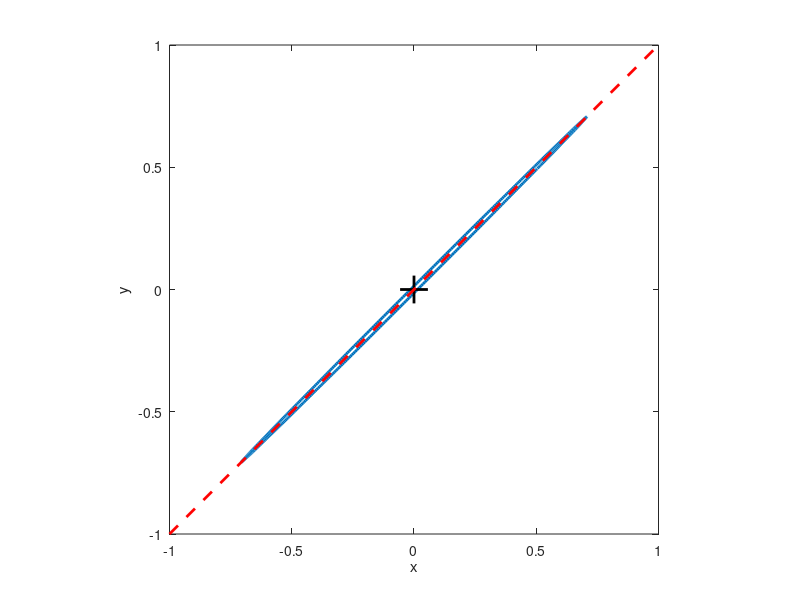

The MATLAB source for this figure:
clear all; close all; clc;
r = 1;
theta = (0:0.01:2*pi)';
lamda1 = 1;     ev1 = [1;1];
lamda2 = 0.01 ; ev2 = [-1;1];

x = r*cos(theta); y = r*sin(theta);
coor0 = [x,y];
M = [ev1,ev2]*[lamda1 0 ; 0 lamda2]*inv([ev1,ev2]);

coor1 = coor0*M;

l1 = (1+(ev1(1)/ev1(2))^2)^(1/2);
% ang2 = acos(dot(ev2,[1;0])/norm(ev2));
% l2 = 0.2;
% pf2 = [r*cos(ang2),r*sin(ang2)];
% pi2 = pf2 + l2*ev2/norm(ev2);
% dp2 = pf2 - pi2;
figure('units','normalized','outerposition',[0 0 1 1])
plot(coor1(:,1),coor1(:,2),'Color',[0 0.4470 0.7410],'LineWidth',2); hold on;
% plot(x,y,'Color',[0 0.4470 0.7410],'LineWidth',2); hold on;
plot(0,0,'Marker','+','Color','black','MarkerSize',20,'LineWidth',2); hold on;
plot([-l1*ev1(1)/norm(ev1),l1*ev1(1)/norm(ev1)],[-l1*ev1(2)/norm(ev1),l1*ev1(2)/norm(ev1)],'r','LineWidth',2,'LineStyle','--'); hold on;
% plot([-l2*ev2(1)/norm(ev2),l2*ev2(1)/norm(ev2)],[-l2*ev2(2)/norm(ev2),l2*ev2(2)/norm(ev2)],'Color',[0.8500 0.3250 0.0980],'LineWidth',2,'LineStyle','--');
% quiver(pi2,pf2,dp2(1),dp2(2),0);
axis([-1 1 -1 1]);
xlabel('x');
ylabel('y');
axis equal tight;



